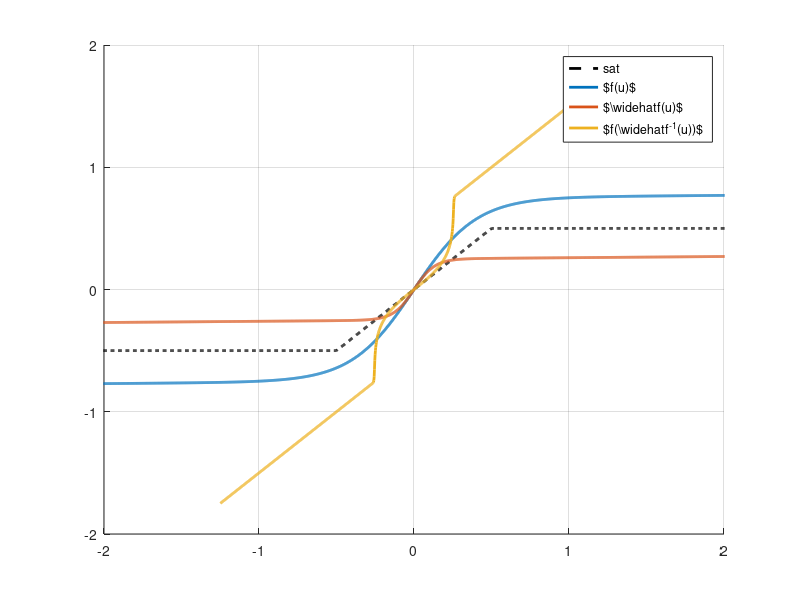

Recreate this plot in MATLAB.
x = linspace(-100,100,10000);

% Logistic function
L = 1.5;
Lhat = 0.5;
a = 0.01;
k = 5;
khat = k/(Lhat/L);
f = @(x) L./(1 + exp(-k*x)) - L/2 + a*x;
fhat = @(x) Lhat./(1 + exp(-khat*x)) - Lhat/2 + a*x;
fhati = @(y) interp1(fhat(x),x,y);

figure(1);
clf; grid on; hold on;

u = linspace(-10,10,10000);

plot(u,min(max(u,-0.5),0.5),'k--','linewidth',2,'displayname','sat')
plot(u,f(u),'linewidth',2,'displayname','$f(u)$')

plot(u,fhat(u),'linewidth',2,'displayname','$\widehat{f}(u)$')
%plot(u,fhati(u),'linewidth',2,'displayname','$\widehat{f}^{-1}(u)$')

plot(u,f(fhati(u)),'linewidth',2,'displayname','$f(\widehat{f}^{-1}(u))$')

xlim([-2,2])
ylim([-2,2])

legend('location','best')

%ylim([-1,1])
